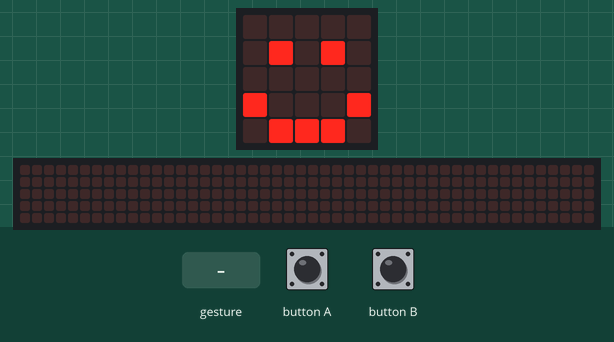
A program run on a simulated BBC micro:bit (MakeCode). Shown: the board's 5×5 LED display, a strip that is not on the board, showing the scrolling text unrolled. Inputs (shaded band) come from the test bench. Random numbers come from a fixed seed; a tilt is held for 1.5 s and a shake lasts 1 s, then the board lies face up again; the 48×5 strip is a reading aid, not a part: it shows the text the display is scrolling, unrolled, one strip-width of it at a time.

Above: at 1.8 s.
1.9 s: button A pressed for 0.15 s
At 2.12 s:
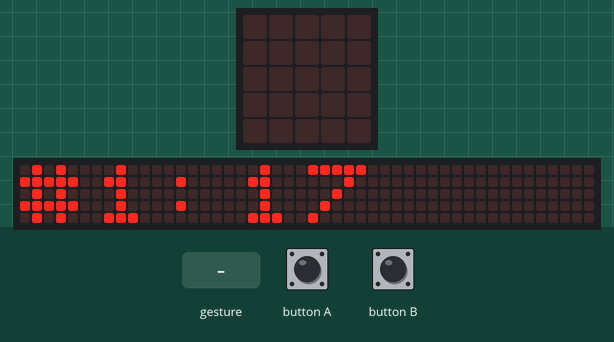
2.6 s: button B pressed for 0.15 s
At 2.87 s:
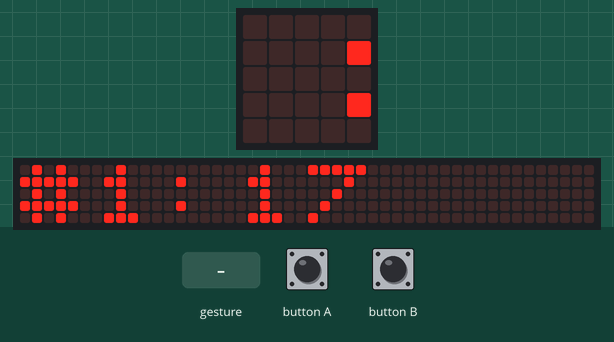
3.3 s: gesture 'shake'
At 3.62 s:
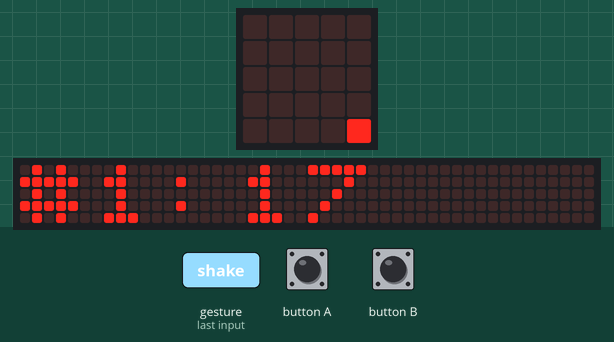
5.3 s: button A pressed for 0.15 s
At 8.42 s:
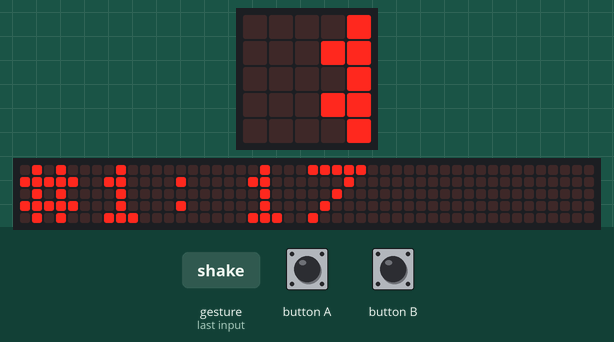

The program:

main.ts
```typescript
// (licence header left out)
//happy
basic.clearScreen()
basic.showIcon(IconNames.Happy)

// Variables to store the two random numbers
let number1 = 0
let number2 = 0

// On start, generate 2 random integers from 0 to 99
number1 = randint(0, 99)
number2 = randint(0, 99)

// On button A, show the 1st number
input.onButtonPressed(Button.A, function () {
    basic.clearScreen()
    basic.showString( '#1:' + number1)
    basic.showIcon(IconNames.Happy)
})

// On button B, show the 2nd number
input.onButtonPressed(Button.B, function () {
    basic.clearScreen()
    basic.showString( '#2:' + number2)
    basic.showIcon(IconNames.Happy)
})

// On shake, compare the numbers using if...else
input.onGesture(Gesture.Shake, function () {
    if (number1 < number2) {
        basic.clearScreen()
        basic.showString( number1 + " < " + number2 )
    } else {
        basic.clearScreen()
        basic.showString(number1 + " > " + number2)
    }
    basic.showIcon(IconNames.Sad)
})
```

Measured:
- after the input at 1.9 s, the display: changes after 0.15 s (image 1)
